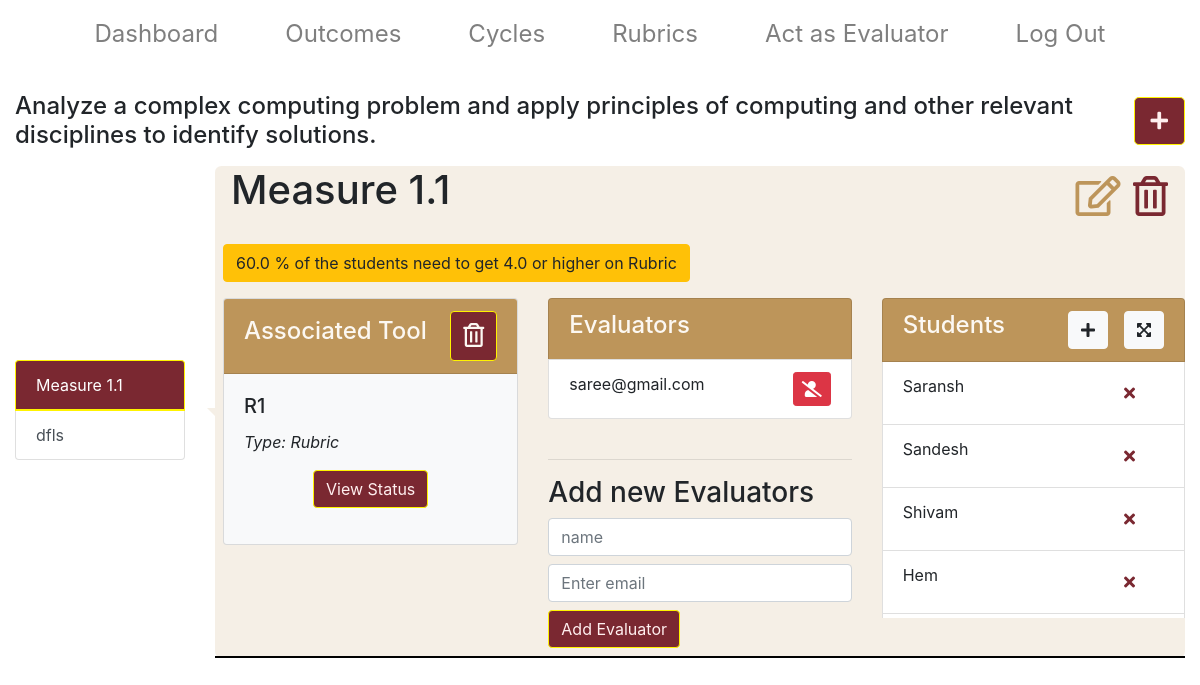
Page /outcome_detail/1 on the earlier database version.
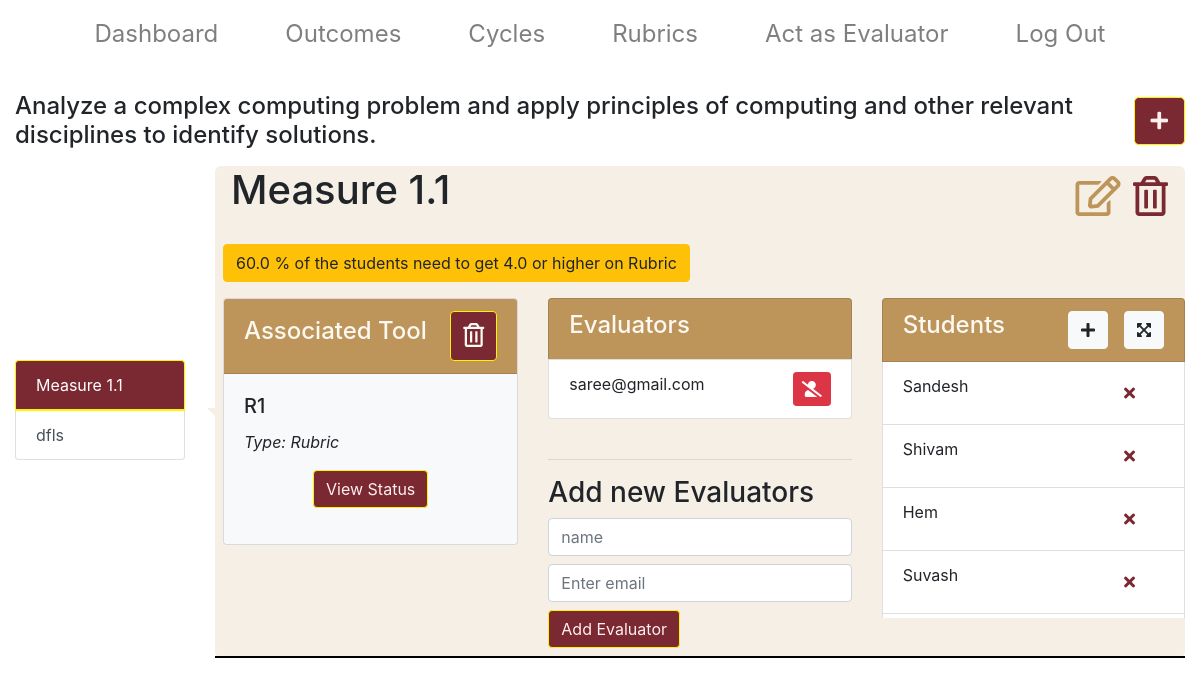
Same page on the later database version.
### main/models.py (models this page shows, shortened)
class Measure(models.Model):
    CUTOFF_TYPES = (('Percentage', 'Percentage'),
                  ('Percentile', 'Percentile'),
                  ('Average', 'Average')
                 )
    cutoff_type = models.CharField(max_length = 100, choices=CUTOFF_TYPES, default='Percentage')
    TOOL_TYPES = (('Rubric', 'Rubric'),
                  ('Test score', 'Test score')
                  )
    tool_type = models.CharField(max_length=100, choices=TOOL_TYPES, default='Rubric')
    STATUS_TYPES = (('passing', 'passing'),
                    ('failing', 'failing'),
                    ('passed', 'passed'),
                    ('failed', 'failed')
                    )
    status = models.CharField(max_length=100, choices=STATUS_TYPES, default='failing')
    measureTitle = models.CharField(max_length=200, default='', null=True)
    outcome = models.ForeignKey(Outcome, null=True, on_delete = models.CASCADE)
    cutoff_percentage = models.FloatField(null=True, blank = True, default=0)
    cutoff_score = models.FloatField(null=True, blank=True, default=0)
    rubric = models.ForeignKey(Rubric,null=True, blank = True, on_delete = models.CASCADE)
    test_score = models.ForeignKey(Test_score, null=True, blank = True, on_delete = models.CASCADE)
    student = models.ManyToManyField(Student)
    evaluator = models.ManyToManyField(Evaluator)

class Rubric(models.Model):
    title = models.CharField(max_length=200, blank=True, default="Untitled")
    isWeighted = models.BooleanField(null=True, default=False)
    max_row = models.PositiveIntegerField(null=True)
    max_col = models.PositiveIntegerField(null=True)
    created_by = models.CharField(max_length=200)
    assigned_to = models.ManyToManyField(Evaluator)

class Evaluator(models.Model):
    name = models.CharField(max_length=100)
    email = models.CharField(max_length=200)
    perc_completed = models.FloatField(null=True,blank=True,default=0.0)

class Student(models.Model):
    name = models.CharField(max_length=200)
    classification = models.CharField(max_length=200)

### main/views.py (the view)
# urls.py: path('outcome_detail/<int:outcome_id>', views.outcome_detail, name = 'outcome_detail'),
def outcome_detail(request, outcome_id):
    outcome = Outcome.objects.get(id=outcome_id)
    measures = Measure.objects.filter(outcome=outcome)
    rubrics = Rubric.objects.all()
    students = None
    evaluators = Evaluator.objects.all()
    num_of_evaluations = []
    for measure in measures:
        students = measure.student.all()
        evaluations = evaluate_rubric.objects.filter(measure=measure).count()
        if(evaluations>0):
            num_of_evaluations.append(measure.measureTitle)
        print(num_of_evaluations)
    context = {'outcome_id': outcome_id, 'outcome': outcome, 'measures': measures, 'rubrics':rubrics,
                'students': students, 'evaluators': evaluators, 'num_of_evaluations':num_of_evaluations}
    return render(request, 'main/outcome_detail.html', context)

### main/models.py (called while the page is built)
    def __str__(self):
        return self.title

### main/templates/main/outcome_detail.html (shortened to what the changed rows need)
{% extends  'main/adminbase.html' %}
{% load static %}
{% block body_block %}
<div class = "container-fluid" >
  <div class="row d-flex align-items-center">
  <div class="col col-lg-2 md-6 sm-12 xs-12 mb-1">
    <div class="list-group " id="list-tab" role="tablist">
      {%for measure in measures%}
        {%if measure.outcome == outcome%}
          {%if forloop.first %}
          <a class="list-group-item list-group-item-action active" id="list-home-list" data-toggle="list" href="#list-home{{measure.id}}" role="tab" aria-controls="home">{{measure.measureTitle}}</a>
          {%else%}
          <a class="list-group-item list-group-item-action" id="list-home-list" data-toggle="list" href="#list-home{{measure.id}}" role="tab" aria-controls="home">{{measure.measureTitle}}</a>
          {%endif%}
        {%endif%}
        {%empty%}
        <a class="list-group-item list-group-item-action active " id="list-home-list" data-toggle="list" href="#list-home" role="tab" aria-controls="home">Measure Title</a>
      {%endfor%}
    </div>
  </div>
  <div class="col-lg-10 col-md-12 col-sm-12 col-xs-12" >
    <div class="tab-content speech-bubble" id="nav-tabContent">
      {%for measure in measures%}
        {%if measure.outcome == outcome%}
          {%if forloop.first %}
                <div class="tab-pane fade show measure_section active" id="list-home{{measure.id}}" role="tabpanel" aria-labelledby="list-home-list">
          {%else%}
                <div class="tab-pane fade show measure_section" id="list-home{{measure.id}}" role="tabpanel" aria-labelledby="list-home-list">
          {%endif%}
        <h1 class = "d-flex justify-content-between pl-3"> {{measure.measureTitle}}
          <div class = "mr-3">
          <button  class="btn btn-lg button_main" data-toggle="modal" data-target="#exampleModalCenter{{measure.id}}" data-measure-id = "{{measure.id}}">
            <span style="font-size: 2em; color: #bd955a;">
              <i class="far fa-edit"></i>
          </span>
          </button>
          <button class="btn btn-lg button_main" data-toggle="modal" data-target="#exampleModalCenterDeleteMeasure{{measure.id}}" data-measure-id = "{{measure.id}}">
            <span style="font-size: 2em; color:#7a2831;">
              <i class="far fa-trash-alt"></i>
          </span>
          </button>
          </div>
         </h1>
        <button class = "btn btn-warning ml-2 mb-3">
        {{measure.cutoff_percentage}} % of the students need to get
        {%if measure.cutoff_score%}
         {{measure.cutoff_score}}
         {%else%}
         average
         {%endif%}
            or higher
        on {{measure.tool_type}}
        </button>
{%if measure.tool_type == 'Rubric'%}
    {%if measure.rubric %}
<div class = "row">
<div class = "col col-lg-4 md-12 sm-12 xs-12">
    <div class="card bg-light ml-2 mb-3">
      <div class="card-header d-flex justify-content-between align-items-center"><h4 class = "">Associated Tool</h4>
        <a href = "{% url 'main:remove_rubric_association' measure.id outcome_id %}" class = "btn btn-primary">
          <span style="font-size: 1.5em;">
            <i class="far fa-trash-alt"></i>
        </span>
         </a>
      </div>
      <div class="card-body">
        <h5 class="card-title"> {{measure.rubric.title}}</h5>
        <p class="card-text"><em>Type: {{measure.tool_type}}</em></p>
        <div class = "text-center">
          {%if measure.measureTitle in num_of_evaluations%}
          <a href = "{%url 'main:view_rubric_data' measure.id%}" class = "btn btn-primary mb-3">
              View Status
          </a>
          {%endif%}
        </div>
      </div>
    </div>
  </div>
        <div class = "col col-lg-4 md-12 sm-12 xs-12">
          <ul class="list-group">
            <li class="list-group-item card-header align-items-center"><h4>Evaluators</h4></li>
            {%for evaluator in measure.evaluator.all%}
                <li class="list-group-item d-flex justify-content-between">{{evaluator.email}}
                <a href = "{%url 'main:remove_evaluator_access' evaluator.id measure.id outcome_id%}" class = "btn btn-sm btn-danger" style="font-size: 1em; color: white;">
                  <i class="fas fa-user-slash"></i>
                </a>
                  </li>
            {%endfor%}
          </ul>
          <br />
          <hr />
          <h3> Add new Evaluators </h3>
          <form class="" action = "{%url 'main:add_evaluator' outcome_id measure.id %}" method = "POST">
            <div class="form-group mb-2">
                <input type="text" name = "evaluator_name" class="form-control" id="exampleInputEmail1" aria-describedby="emailHelp" placeholder="name">
           </div>
            <div class="form-group mb-2">
                <input type="email" name = "evaluator_email" class="form-control" id="exampleInputEmail1" aria-describedby="emailHelp" placeholder="Enter email">
           </div>
            <button type="submit" class="btn btn-primary mb-2">Add Evaluator</button>
          </form>
          </div>
          <div class = "col col-lg-4 md-12 sm-12 xs-12">
          <ul class="list-group" style="overflow-y:scroll; height: 40vh">
            <li class="list-group-item d-flex justify-content-between card-header sticky-top align-items-center"> <h4>Students</h4>
          <div class = "d-flex justify-content-between">
            <button type="button" class="btn btn-md btn-light mr-3" data-toggle="modal" data-target="#exampleModalCenterStudentUpload{{measure.id}}">
              <i class="fas fa-plus"></i>
            </button>
            <button type="button" class="btn btn-md btn-light" data-toggle="modal" data-target="#exampleModalLongExpandStudentList{{measure.id}}">
              <i class="fas fa-expand-arrows-alt"></i>
            </button>
          </div>
            </li>
              {% for student in measure.student.all %}
                    <li class="list-group-item  d-flex justify-content-between ">{{student.name}}
                      <a href = "{%url 'main:delete_student' outcome_id measure.id student.id%}" class="btn btn-md mr-3">
                            <span style="font-size: 1em; color: #7a2831;">
                                <i class="fas fa-times"></i>
                            </span>
                      </a>
                    </li>
              {%endfor%}
          </ul>
          </div>
        </div>
    {%else%}
    <button type="button" class="btn btn-primary ml-2" data-toggle="modal" data-target="#exampleModalCenterAddRubric{{measure.id}}">
        Add Rubric
      </button>
    {%endif%}
{%endif%}
  </div>
      {%endif%}
    {%endfor%}
    </div>
  </div>
</div>
</div>
{%endblock%}

Differences in the rows shown:
changed Measure "Measure 1.1": loses Student (name "Saransh"); gains Student (name "Suvash")
